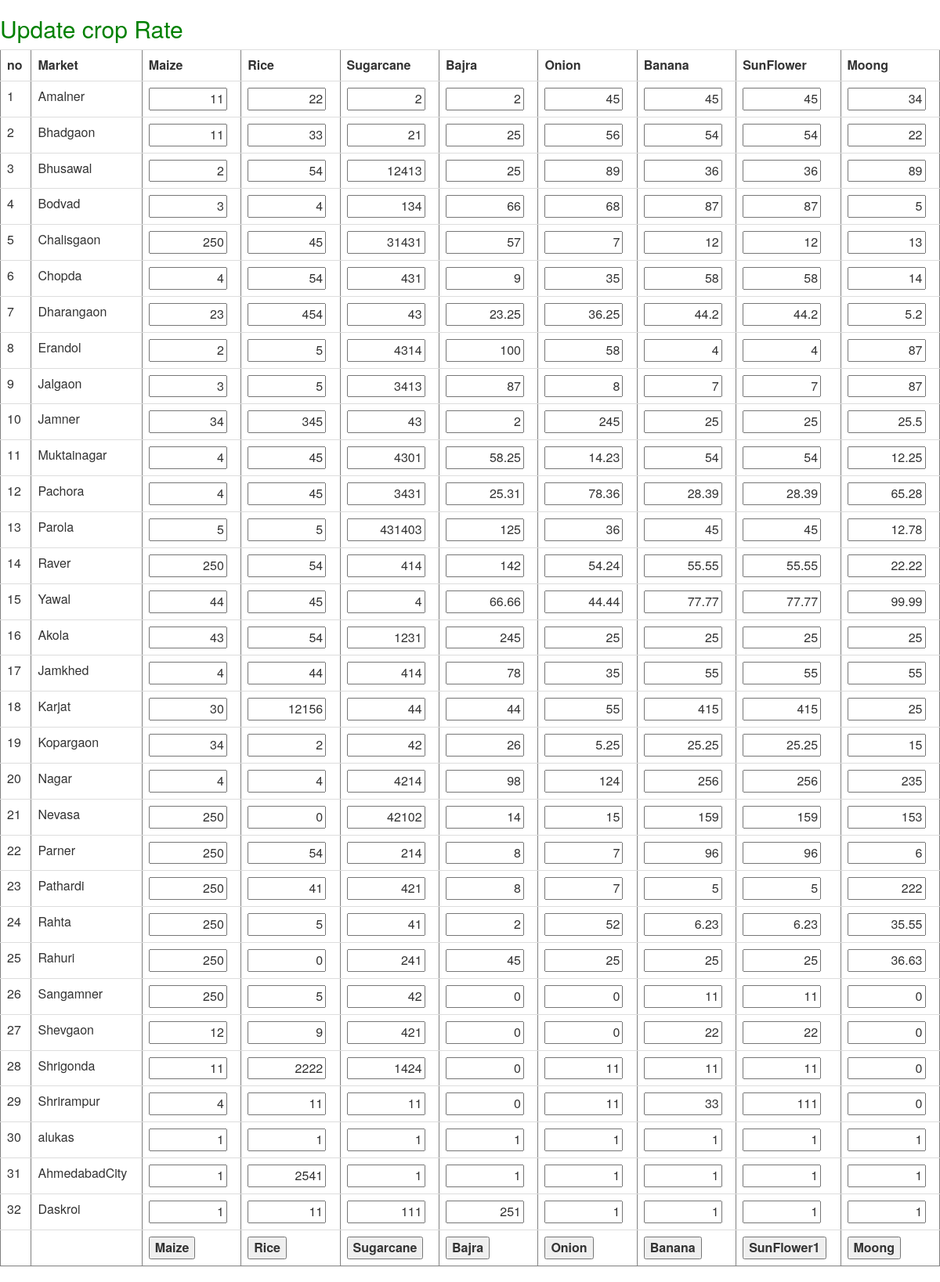
Page /updateRate.php on the committed database.
### tables this page shows
CREATE TABLE `crop` (
  `T_code` int(15) NOT NULL,
  `T_name` varchar(255) NOT NULL,
  `maize` float NOT NULL,
  `rice` float NOT NULL,
  `Sugarcane` float NOT NULL,
  `Bajra` float NOT NULL,
  `Onion` float NOT NULL,
  `Banana` float NOT NULL,
  `SunFlower` float NOT NULL,
  `Moong` float NOT NULL
);

### updateRate.php (the view, shortened to what this page needs)
<html>
<head>
  <link rel="stylesheet" href="https://maxcdn.bootstrapcdn.com/bootstrap/3.3.7/css/bootstrap.min.css">
</head>
<body>
<form name="rate" action="updateRate.php" method="POST">
    <font color="green"><h2>Update crop Rate</h2></font>
<?PHP
require_once("config.php");
	extract($_POST);
	$rs="select * FROM crop  ";
	$query =mysqli_query($con,$rs);
	if(mysqli_num_rows($query))
	{
	echo "<table border='1px' class='table table-hover'>";
    echo "<tr><th>no</th><th>Market</th><th>Maize</th><th>Rice</th>
	<th>Sugarcane</th><th>Bajra</th><th>Onion</th><th>Banana</th>
	<th>SunFlower</th><th>Moong</th></tr>";
	while($row=mysqli_fetch_array($query))
	{
		echo "<tr>";
		echo "<td>";
        echo  $row["T_code"];
		echo "</td>";
		echo "<td>";
		echo  $row['T_name'];
		echo "</td>";
		echo "<td>";
		?>
		<input type="text" name="maizu[]" value="<?php echo $row[2] ?>" onkeypress="validation(this.value)">
		<?php
		echo "</td>";
		echo "<td>";
		?>
		<input type="text" name="ricer[]" value="<?php echo $row[3] ?>" onkeypress="validation()">
		<?php
		echo "</td>";
		echo "<td>";
		?>
		<input type="text" name="Sug[]" value="<?php echo $row[4] ?>">
		<?php
		echo "</td>";
				echo "<td>";
		?>
		<input type="text" name="Bajra1[]" value="<?php echo $row[5] ?>" onkeypress="validation(this.value)">
		<?php
		echo "</td>";
		echo "<td>";
		?>
		<input type="text" name="Onion1[]" value="<?php echo $row[6] ?>" onkeypress="validation()">
		<?php
		echo "</td>";
		echo "<td>";
		?>
		<input type="text" name="Banana1[]" value="<?php echo $row[7] ?>">
		<?php
		echo "</td>";
				echo "<td>";
		?>
		<input type="text" name="SunFlower2[]" value="<?php echo $row[8] ?>">
		<?php
		echo "</td>";
				echo "<td>";
		?>
		<input type="text" name="Moong1[]" value="<?php echo $row[9] ?>">
		<?php
		echo "</td>";
		echo "</tr>";
	}
	}
		echo"<tr><th></th><th></th>";
		echo "<th>";
		echo '<input type="submit" name="updat1" value="Maize"/>';
		echo "</th>";
		echo "<th>";
	    echo '<input type="submit" name="rice1" value="Rice"/>';
		echo "</th>";
		echo "<th>";
	    echo '<input type="submit" name="sugar" value="Sugarcane"/>';
		echo "</th>";
		echo "<th>";
		echo '<input type="submit" name="Bjb" value="Bajra"/>';
		echo "</th>";
		echo "<th>";
	    echo '<input type="submit" name="Onb" value="Onion"/>';
		echo "</th>";
		echo "<th>";
	    echo '<input type="submit" name="Bab" value="Banana"/>';
		echo "</th>";
		echo "<th>";
	    echo '<input type="submit" name="Sun" value="SunFlower1"/>';
		echo "</th>";
		echo "<th>";
	    echo '<input type="submit" name="Mon" value="Moong"/>';
		echo "</th>";
		echo "</tr>";
		echo "</table>";
?>
</form>
</body>
</html>

### updateRate.php (style rules this page uses)
input[type=text] { width:100px; text-align: right; }

### rows in the picture
crop: T_code "1", T_name "Amalner", maize "11", rice "22", Sugarcane "2", Bajra "2", Onion "45", Banana "45", SunFlower "45", Moong "34"
crop: T_code "2", T_name "Bhadgaon", maize "11", rice "33", Sugarcane "21", Bajra "25", Onion "56", Banana "54", SunFlower "54", Moong "22"
crop: T_code "3", T_name "Bhusawal", maize "2", rice "54", Sugarcane "12413", Bajra "25", Onion "89", Banana "36", SunFlower "36", Moong "89"
crop: T_code "4", T_name "Bodvad", maize "3", rice "4", Sugarcane "134", Bajra "66", Onion "68", Banana "87", SunFlower "87", Moong "5"
crop: T_code "5", T_name "Chalisgaon", maize "250", rice "45", Sugarcane "31431", Bajra "57", Onion "7", Banana "12", SunFlower "12", Moong "13"
crop: T_code "6", T_name "Chopda", maize "4", rice "54", Sugarcane "431", Bajra "9", Onion "35", Banana "58", SunFlower "58", Moong "14"
crop: T_code "7", T_name "Dharangaon", maize "23", rice "454", Sugarcane "43", Bajra "23.25", Onion "36.25", Banana "44.2", SunFlower "44.2", Moong "5.2"
crop: T_code "8", T_name "Erandol", maize "2", rice "5", Sugarcane "4314", Bajra "100", Onion "58", Banana "4", SunFlower "4", Moong "87"
crop: T_code "9", T_name "Jalgaon", maize "3", rice "5", Sugarcane "3413", Bajra "87", Onion "8", Banana "7", SunFlower "7", Moong "87"
crop: T_code "10", T_name "Jamner", maize "34", rice "345", Sugarcane "43", Bajra "2", Onion "245", Banana "25", SunFlower "25", Moong "25.5"
crop: T_code "11", T_name "Muktainagar", maize "4", rice "45", Sugarcane "4301", Bajra "58.25", Onion "14.23", Banana "54", SunFlower "54", Moong "12.25"
crop: T_code "12", T_name "Pachora", maize "4", rice "45", Sugarcane "3431", Bajra "25.31", Onion "78.36", Banana "28.39", SunFlower "28.39", Moong "65.28"
crop: T_code "13", T_name "Parola", maize "5", rice "5", Sugarcane "431403", Bajra "125", Onion "36", Banana "45", SunFlower "45", Moong "12.78"
crop: T_code "14", T_name "Raver", maize "250", rice "54", Sugarcane "414", Bajra "142", Onion "54.24", Banana "55.55", SunFlower "55.55", Moong "22.22"
crop: T_code "15", T_name "Yawal", maize "44", rice "45", Sugarcane "4", Bajra "66.66", Onion "44.44", Banana "77.77", SunFlower "77.77", Moong "99.99"
crop: T_code "16", T_name "Akola", maize "43", rice "54", Sugarcane "1231", Bajra "245", Onion "25", Banana "25", SunFlower "25", Moong "25"
crop: T_code "17", T_name "Jamkhed", maize "4", rice "44", Sugarcane "414", Bajra "78", Onion "35", Banana "55", SunFlower "55", Moong "55"
crop: T_code "18", T_name "Karjat", maize "30", rice "12156", Sugarcane "44", Bajra "44", Onion "55", Banana "415", SunFlower "415", Moong "25"
crop: T_code "19", T_name "Kopargaon", maize "34", rice "2", Sugarcane "42", Bajra "26", Onion "5.25", Banana "25.25", SunFlower "25.25", Moong "15"
crop: T_code "20", T_name "Nagar", maize "4", rice "4", Sugarcane "4214", Bajra "98", Onion "124", Banana "256", SunFlower "256", Moong "235"
crop: T_code "21", T_name "Nevasa", maize "250", rice "0", Sugarcane "42102", Bajra "14", Onion "15", Banana "159", SunFlower "159", Moong "153"
crop: T_code "22", T_name "Parner", maize "250", rice "54", Sugarcane "214", Bajra "8", Onion "7", Banana "96", SunFlower "96", Moong "6"
crop: T_code "23", T_name "Pathardi", maize "250", rice "41", Sugarcane "421", Bajra "8", Onion "7", Banana "5", SunFlower "5", Moong "222"
crop: T_code "24", T_name "Rahta", maize "250", rice "5", Sugarcane "41", Bajra "2", Onion "52", Banana "6.23", SunFlower "6.23", Moong "35.55"
crop: T_code "25", T_name "Rahuri", maize "250", rice "0", Sugarcane "241", Bajra "45", Onion "25", Banana "25", SunFlower "25", Moong "36.63"
crop: T_code "26", T_name "Sangamner", maize "250", rice "5", Sugarcane "42", Bajra "0", Onion "0", Banana "11", SunFlower "11", Moong "0"
crop: T_code "27", T_name "Shevgaon", maize "12", rice "9", Sugarcane "421", Bajra "0", Onion "0", Banana "22", SunFlower "22", Moong "0"
crop: T_code "28", T_name "Shrigonda", maize "11", rice "2222", Sugarcane "1424", Bajra "0", Onion "11", Banana "11", SunFlower "11", Moong "0"
crop: T_code "29", T_name "Shrirampur", maize "4", rice "11", Sugarcane "11", Bajra "0", Onion "11", Banana "33", SunFlower "111", Moong "0"
crop: T_code "30", T_name "alukas", maize "1", rice "1", Sugarcane "1", Bajra "1", Onion "1", Banana "1", SunFlower "1", Moong "1"
crop: T_code "31", T_name "AhmedabadCity", maize "1", rice "2541", Sugarcane "1", Bajra "1", Onion "1", Banana "1", SunFlower "1", Moong "1"
crop: T_code "32", T_name "Daskroi", maize "1", rice "11", Sugarcane "111", Bajra "251", Onion "1", Banana "1", SunFlower "1", Moong "1"
